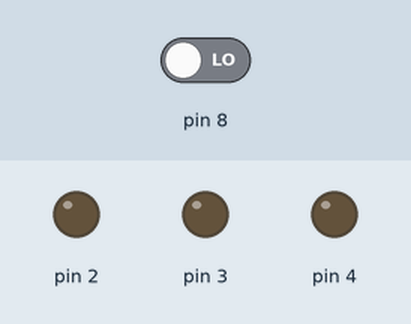
Recording of a sketch running on a simulated Arduino Uno, built with avr-gcc and run on an emulated ATmega328P. Parts: output pins drawn as LEDs (lit = HIGH). Dashed ring = blinking. The test bench sets the inputs (shaded band); at power-on: pin 8 LOW.

Above: at 1.2 s.
1.3 s: pin 8 driven HIGH
At 1.45 s:
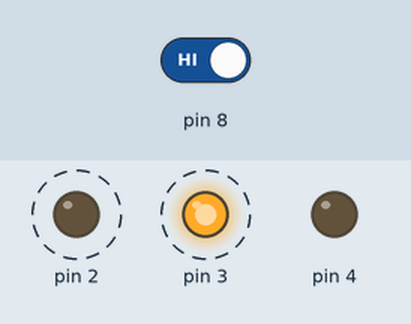
At 1.85 s:
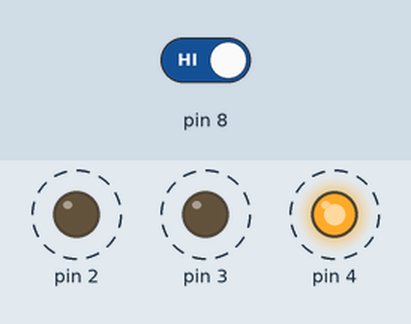
4.3 s: pin 8 driven LOW
At 4.7 s:
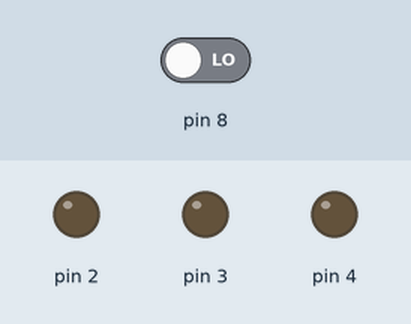
Timing chart, 0 to 7.3 s (numbered marks = the images above; inputs shaded):
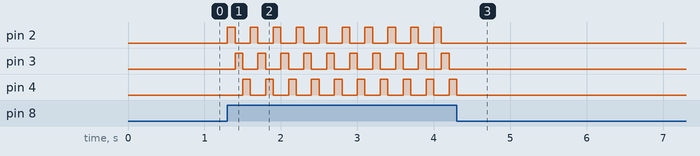

The sketch:

Task.ino
```cpp
void setup() {
  // put your setup code here, to run once:

  for(int i = 2; i <= 4; i++) {
    pinMode(i, OUTPUT);
  }

  pinMode(8, INPUT);
}

void loop() {
  // put your main code here, to run repeatedly:

  if (digitalRead(8)) {
    for(int i = 2; i <= 4; i++) {
      PORTD = 0;
      digitalWrite(i, HIGH);
      delay(100);
    }
  }

  else {
      for(int i = 2; i <= 4; i++) {
        PORTD = 0;
      }
  }
}
```

Measured:
- after the input at 1.3 s, pin 2: alternates HIGH for 0.10 s and LOW for 0.20 s, starting at once; pin 3: alternates HIGH for 0.10 s and LOW for 0.20 s, starting after 0.10 s; pin 4: alternates HIGH for 0.10 s and LOW for 0.20 s, starting after 0.20 s
- after the input at 4.3 s, pin 2, pin 3: stops changing and stays LOW; pin 4: goes on until 4.3 s, then stays LOW
